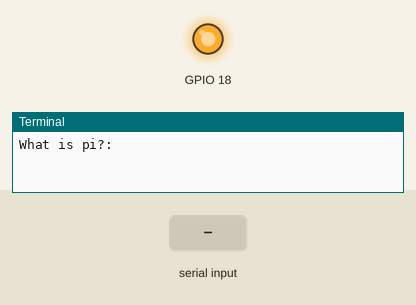
Recording of a program running on a simulated Raspberry Pi (BCM pin numbers). On the bench: output pins drawn as LEDs (lit = HIGH), the last lines printed to the terminal. Inputs (shaded band) come from the test bench.

Above: at 1.2 s.
1.3 s: "Awesome" typed at the terminal
At 2.6 s:
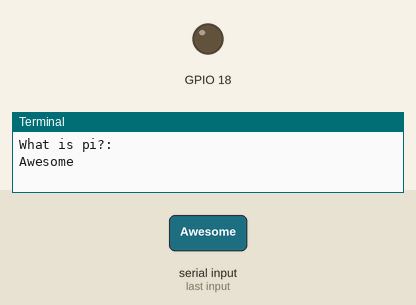
Timing chart, 0 to 6.8 s (numbered marks = the images above; inputs shaded):
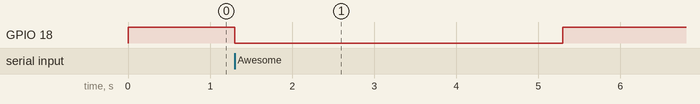

The program:

test.py
```python
"""
doc
"""
import RPi.GPIO as gpio
import time

gpio.setmode(gpio.BCM)
gpio.setup(18, gpio.OUT)

while True:
    gpio.output(18, gpio.HIGH)
    passcode = raw_input("What is pi?: ")

    if passcode == "Awesome":
        gpio.output(18, gpio.LOW)
        time.sleep(4)

else:
    gpio.output(18, gpio.HIGH)
    print("Wrong Password!")
```

Measured:
- after the input at 1.3 s, GPIO 18: HIGH → LOW at once, → HIGH 4.0 s later
